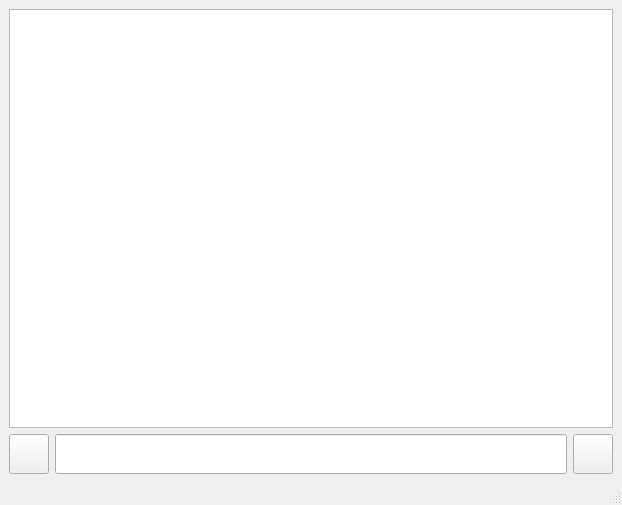
<?xml version="1.0" encoding="UTF-8"?>
<ui version="4.0">
 <class>MainWindow</class>
 <widget class="QMainWindow" name="MainWindow">
  <property name="geometry">
   <rect>
    <x>0</x>
    <y>0</y>
    <width>622</width>
    <height>505</height>
   </rect>
  </property>
  <property name="windowTitle">
   <string>MainWindow</string>
  </property>
  <property name="windowOpacity">
   <double>1.000000000000000</double>
  </property>
  <property name="styleSheet">
   <string notr="true">border-image: url(:/image/R-Cyan.jpg);</string>
  </property>
  <widget class="QWidget" name="centralwidget">
   <layout class="QVBoxLayout" name="verticalLayout_2">
    <item>
     <layout class="QVBoxLayout" name="verticalLayout">
      <item>
       <widget class="QTextEdit" name="text_edit_">
        <property name="autoFillBackground">
         <bool>true</bool>
        </property>
        <property name="styleSheet">
         <string notr="true">font: 12pt &quot;Times New Roman&quot;;
border-image: url(:/image/Border.png);</string>
        </property>
        <property name="html">
         <string>&lt;!DOCTYPE HTML PUBLIC &quot;-//W3C//DTD HTML 4.0//EN&quot; &quot;http://www.w3.org/TR/REC-html40/strict.dtd&quot;&gt;
&lt;html&gt;&lt;head&gt;&lt;meta name=&quot;qrichtext&quot; content=&quot;1&quot; /&gt;&lt;meta charset=&quot;utf-8&quot; /&gt;&lt;style type=&quot;text/css&quot;&gt;
p, li { white-space: pre-wrap; }
hr { height: 1px; border-width: 0; }
li.unchecked::marker { content: &quot;\2610&quot;; }
li.checked::marker { content: &quot;\2612&quot;; }
&lt;/style&gt;&lt;/head&gt;&lt;body style=&quot; font-family:'Times New Roman'; font-size:12pt; font-weight:400; font-style:normal;&quot;&gt;
&lt;p style=&quot;-qt-paragraph-type:empty; margin-top:0px; margin-bottom:0px; margin-left:0px; margin-right:0px; -qt-block-indent:0; text-indent:0px;&quot;&gt;&lt;br /&gt;&lt;/p&gt;&lt;/body&gt;&lt;/html&gt;</string>
        </property>
       </widget>
      </item>
      <item>
       <layout class="QHBoxLayout" name="horizontalLayout">
        <item>
         <widget class="QPushButton" name="clean_button">
          <property name="minimumSize">
           <size>
            <width>0</width>
            <height>40</height>
           </size>
          </property>
          <property name="styleSheet">
           <string notr="true">border-image: url(:/image/R.jpg);</string>
          </property>
          <property name="text">
           <string/>
          </property>
          <property name="iconSize">
           <size>
            <width>40</width>
            <height>40</height>
           </size>
          </property>
         </widget>
        </item>
        <item>
         <widget class="QLineEdit" name="line_edit">
          <property name="minimumSize">
           <size>
            <width>0</width>
            <height>40</height>
           </size>
          </property>
          <property name="styleSheet">
           <string notr="true">border-image: url(:/image/TextBrowser.png);
font: 12pt &quot;Times New Roman&quot;;</string>
          </property>
          <property name="text">
           <string/>
          </property>
         </widget>
        </item>
        <item>
         <widget class="QPushButton" name="send_button">
          <property name="sizePolicy">
           <sizepolicy hsizetype="Minimum" vsizetype="Minimum">
            <horstretch>0</horstretch>
            <verstretch>0</verstretch>
           </sizepolicy>
          </property>
          <property name="styleSheet">
           <string notr="true">border-image: url(:/image/R.jpg);</string>
          </property>
          <property name="text">
           <string/>
          </property>
          <property name="iconSize">
           <size>
            <width>30</width>
            <height>30</height>
           </size>
          </property>
         </widget>
        </item>
       </layout>
      </item>
     </layout>
    </item>
   </layout>
  </widget>
  <widget class="QMenuBar" name="menubar">
   <property name="geometry">
    <rect>
     <x>0</x>
     <y>0</y>
     <width>622</width>
     <height>26</height>
    </rect>
   </property>
  </widget>
  <widget class="QStatusBar" name="statusbar"/>
 </widget>
 <resources/>
 <connections/>
</ui>
